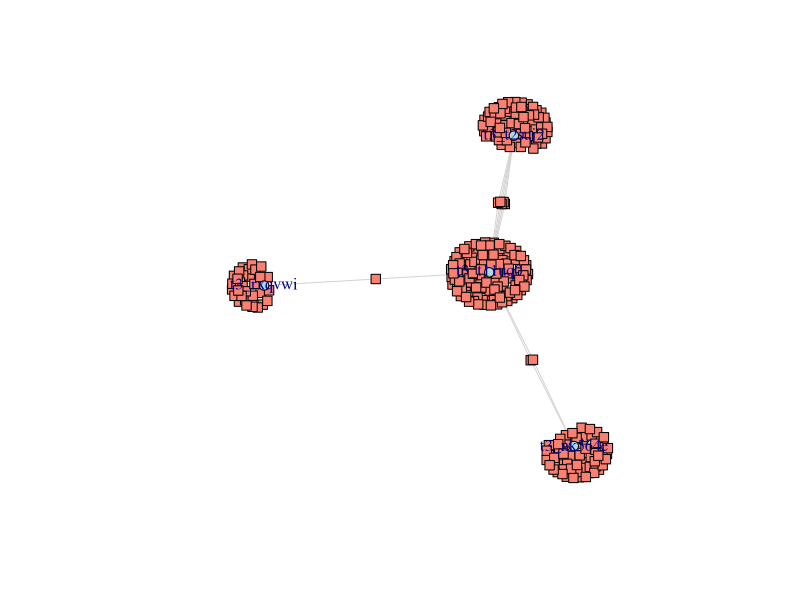
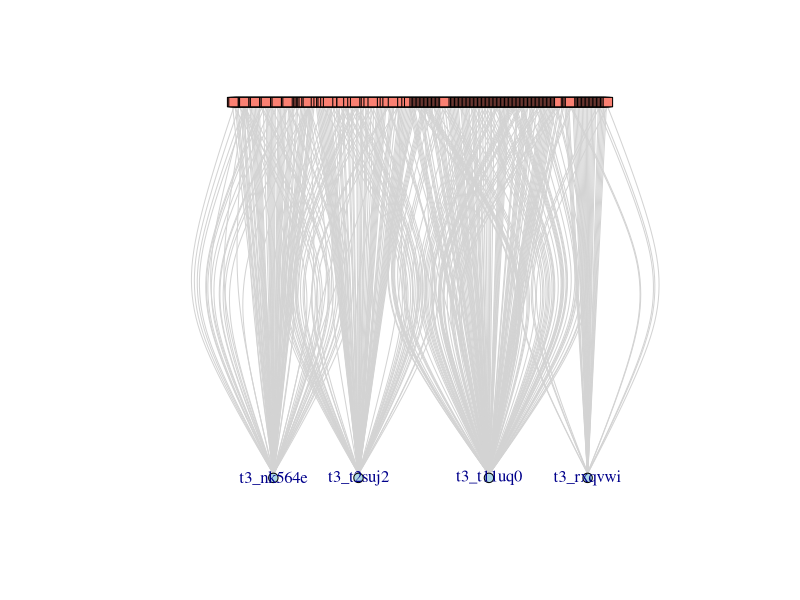
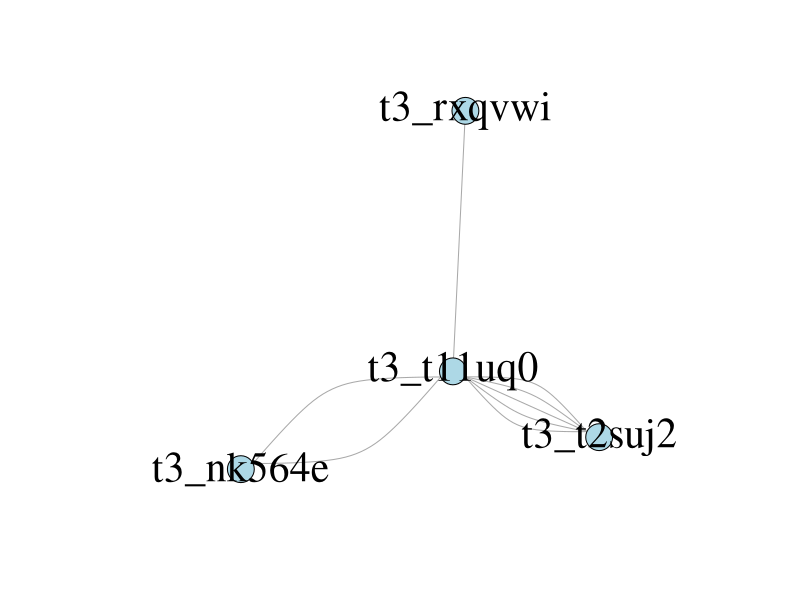
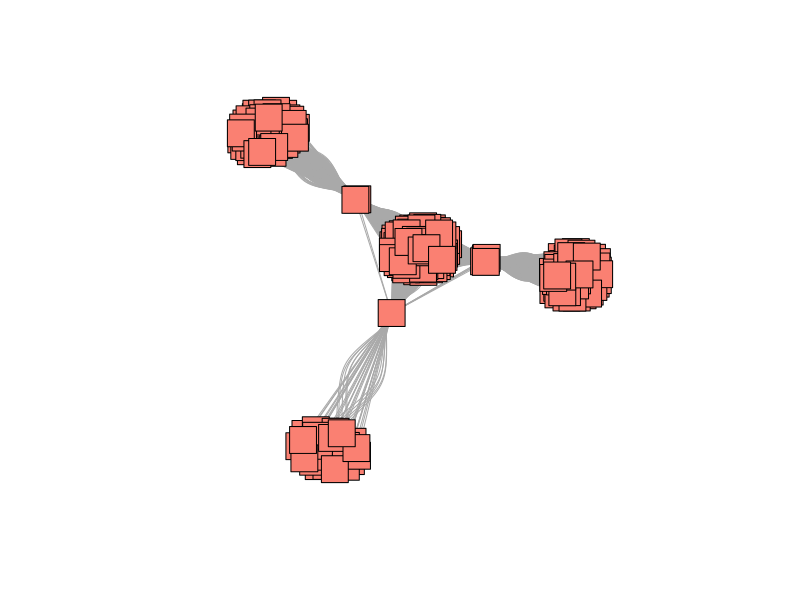
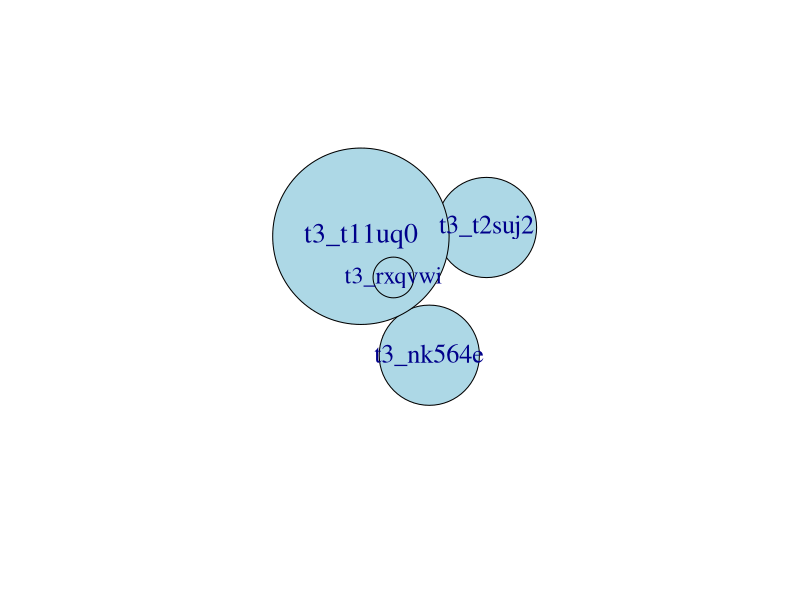

R code for these plots, in order:
## ---- chunk 1
knitr::opts_chunk$set(echo = TRUE)
## ---- chunk 2
library("igraph")
## ---- chunk 3
# read in data
data <- read.csv(file = 'reddit_comments_filtered_2.csv') # Reddit comments with more than 2 comments (not necessarily on diff posts)
post <- read.csv(file = 'reddit_posts.csv')
ver <- data.frame(author_id=data[, 'author_id'])
edg <- data.frame(author=data[, 'author'], post_id=data[, 'post_id'])
  
g <- graph_from_data_frame(edg[1:400,], directed=FALSE) # limit to 400 comments for viz
## ---- chunk 4
# one mode network
V(g)$type <- bipartite_mapping(g)$type
bipartite_matrix <- as_incidence_matrix(g)
post_matrix_prod <- t(bipartite_matrix) %*% bipartite_matrix 
diag(post_matrix_prod) <- 0
# post_matrix_prod

user_matrix_prod <- bipartite_matrix %*% t(bipartite_matrix)
diag(user_matrix_prod) <- 0
# user_matrix_prod

# visualization
V(g)$color <- ifelse(V(g)$type, "lightblue", "salmon")
V(g)$shape <- ifelse(V(g)$type, "circle", "square")
V(g)$label <- ifelse(V(g)$type, V(g)$name, "")
E(g)$color <- "lightgray"

set.seed(100)
layout = layout_as_bipartite
plot(g, vertex.size=5)
plot(g, vertex.size=5, layout=layout)

g_post <- graph_from_adjacency_matrix(post_matrix_prod, mode = "undirected")
plot(g_post, vertex.label.cex = 2.5, vertex.color = "lightblue", vertex.label.color = "black")

g_user <- graph_from_adjacency_matrix(user_matrix_prod, mode = "undirected")
plot(g_user, vertex.label=NA, vertex.color = "salmon", vertex.shape = "square", vertex.label.color = "black")

#	The 2-mode matrix represents any events an actor had participated in. The woman-to-woman matrix describes how many events in common any two women had. The event-to-event matrix describes how many women in common any two events had.
#	A tie for the 2-mode matrix represents this woman who had joined this event. A tie for the woman-to-woman matrix describes the two women who participated in a common event. And a tie for the event-to-event matrix describes there were a pair of women joining this event.
#	The main diagonal of the 1-mode matrices means the "loops", a woman and herself could be counted as joining the same event; or in the event to event matrix meaning the event and itself had how many women in common. It doesn’t make any sense that there would be loops when projecting a bipartite network (as we would then be adding information that did not exist in the original network), so we want to set the diagonal of our result to 0.
## ---- chunk 5
# 4
types <- V(g)$type # getting each vertex `type` let's us sort easily
deg <- igraph::degree(g)
bet <- igraph::betweenness(g)
clos <- igraph::closeness(g)
eig <- igraph::eigen_centrality(g)$vector

cent_df <- data.frame(types, deg, bet, clos, eig)
cent_df[order(cent_df$type, decreasing = TRUE),] ## sort w/ `order` by `type`

V(g)$size <- igraph::degree(g)
V(g)$label.cex <- igraph::degree(g) ** 0.1
plot(g, layout = layout_with_graphopt)

# I calculated all centrality, but degree is the simplest and most straightforward one, so I used it for plotting. 
# The degree for the women is the rates of participation: Number of events with which each actor is affiliated. It is the degree of the node representing the actor in the 2-mode network
# The degree for the events is the size of events: Number of actors affiliated with each event. It is the degree of the node representing the event in the 2-mode network

# 5
# igraph::degree(g_post)
# # binary
# g_post_2 <- graph_from_adjacency_matrix(as.matrix((woman_matrix_prod>0)+0), mode = "undirected")
# igraph::degree(g_ww_2)
# 2-mode
igraph::degree(g)
# The woman-to-woman matrix describes how many events in common any two women had, whose degree is the accumulation in this case. And for the binary matrix, it is still the number of events in common any two women had, while its degree drops significantly. When decreasing the data, we more or less suffer the information loss, hence we should use the original one-mode matrix if we care about the information's completeness.
# The 2-mode matrix represents any events an actor had participated in, and the degree represents the cumulative number of events this woman had been to, which is different from the meanings of the above two situations.


# 6
# Since we care about the overall attendance, a larger event will have more participants and hence each participation takes less portion. Therefore, it is sometimes reasonable to say that co-attendance at larger events could be counted as less than co-attendance at small events. We can assign less weight to a linkage from an actor to a larger event in this case.

